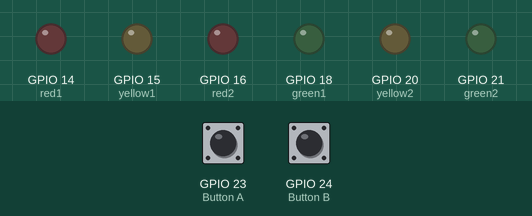
Bench run of a program on a simulated Raspberry Pi (BCM pin numbers). Shown: output pins drawn as LEDs (lit = HIGH). Inputs (shaded band) come from the test bench; at power-on: GPIO 23 (Button A) HIGH, GPIO 24 (Button B) HIGH.

Above: at 1.2 s.
1.3 s: GPIO 23 (Button A) pulled LOW for 0.15 s
At 2.3 s:
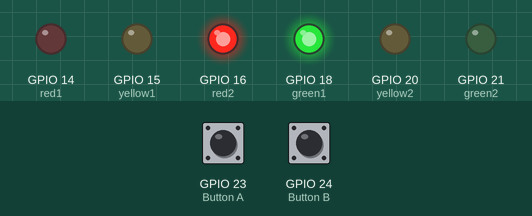
2.9 s: GPIO 24 (Button B) pulled LOW for 3.2 s
At 6.5 s:
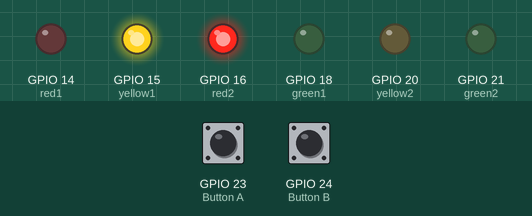
10.6 s: GPIO 23 (Button A) pulled LOW for 3.2 s
At 15.0 s:
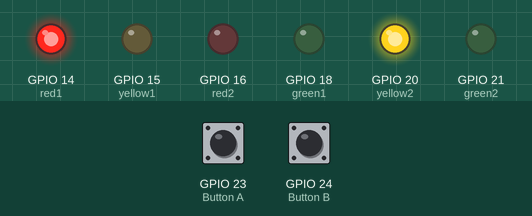
Timing chart, 0 to 21.5 s (numbered marks = the images above; inputs shaded):
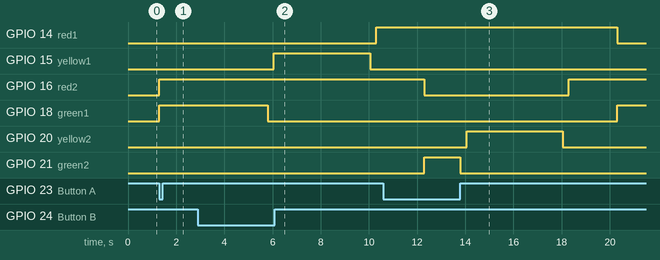

The program:

trafficlight_task2.py
```python
#!/usr/bin/python

# import libraries
from gpiozero import *
from time import *

# define inputs/outputs
red1 = LED(14); red2 = LED(16);
yellow1 = LED(15); yellow2 = LED(20);
green1 = LED(18); green2 = LED(21);

A = Button(23)
B = Button(24)

# turn the green light on if the
# button is pressed
while True:
  if A.is_pressed == 1 | B.is_pressed == 1:
    green1.on()
    red2.on()
    sleep(3)
    break

# with the green light on, if the button
# is pressed again, transition to yellow,
# and then red. Once the button is pressed
# a second time, switch back to green. Repeat.

while True:
  if B.is_pressed == 1:
      sleep(1.5)
      # set green light on 1 and red light on 2
      green1.off()
      sleep(.25)
      # change set 1 to change to yellow
      # keep set 2 set to red
      yellow1.on(); sleep(4)
      # change set 1 to red and set 2 will wait 1 sec until changing to green
      yellow1.off(); sleep(.25);
      red1.on();     sleep(2);
      red2.off()
      green2.on()

  # now if the A buton is pressed for set one...
  # we want to have set 2 change yellow then red
  # and set 1 will then change to green.
  if A.is_pressed == 1:
      sleep(1.5)
      # set green light on 1 and red light on 2
      green2.off()
      sleep(.25)
      # change set 1 to change to yellow
      # keep set 2 set to red
      yellow2.on(); sleep(4)
      # change set 1 to red and set 2 will wait 1 sec until changing to green
      yellow2.off(); sleep(.25);
      red2.on();     sleep(2);
      red1.off()
      green1.on()

  # if both buttons are held down  at the same time
  # terminate the program... need to hold until terminates
  if (A.is_pressed == 1) & (B.is_pressed ==1):
    print('ending program....')
    break
```

Measured:
- after the input at 1.3 s, GPIO 16 (red2), GPIO 18 (green1): LOW → HIGH at once
- after the input at 2.9 s, GPIO 14 (red1): LOW → HIGH after 7.4 s; GPIO 15 (yellow1): LOW → HIGH after 3.2 s, → LOW 4.0 s later; GPIO 18 (green1): HIGH → LOW after 2.9 s
- after the input at 10.6 s, GPIO 14 (red1): HIGH → LOW after 9.7 s; GPIO 18 (green1): LOW → HIGH after 9.7 s; GPIO 20 (yellow2): LOW → HIGH after 3.5 s, → LOW 4.0 s later
